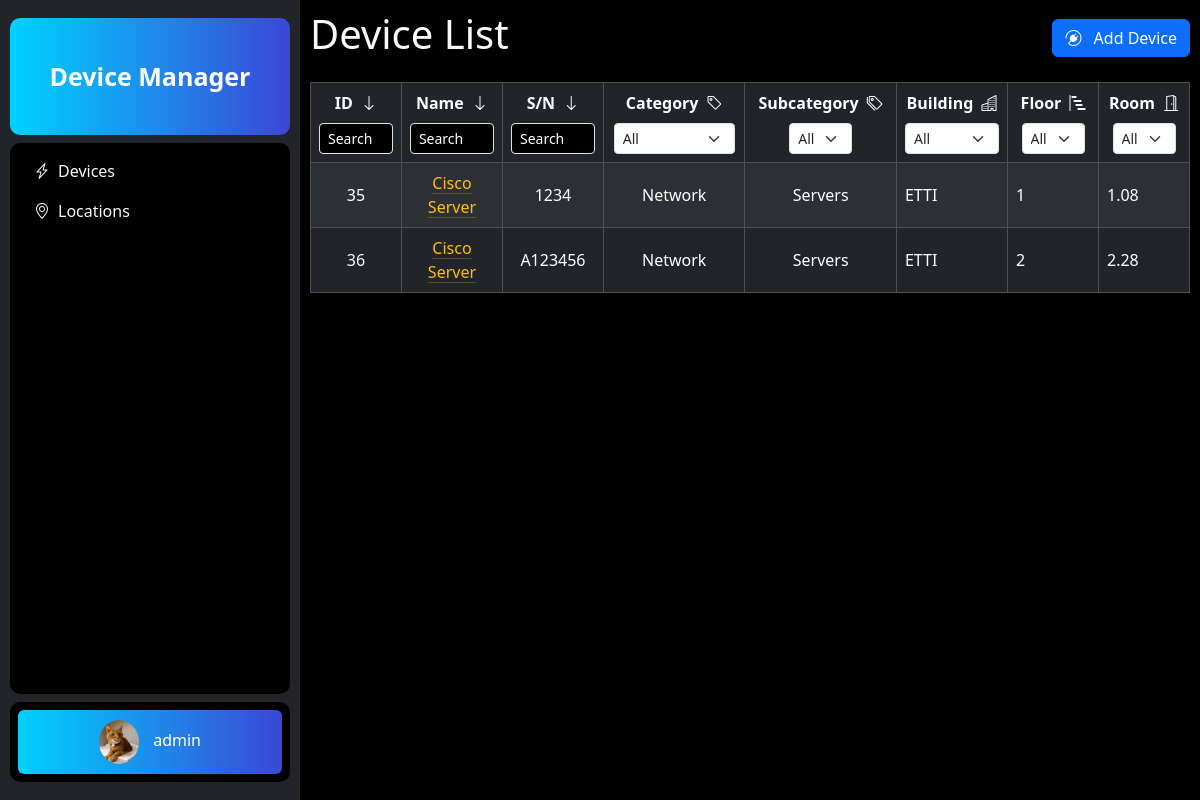
The app's page /devices/ (signed in) with its own data.
### devices/models.py (models this page shows, shortened)
class Device(models.Model):
    name = models.CharField(max_length=255)
    description = models.CharField(max_length=255)
    serial_number = models.CharField(max_length=50,unique=True)
    category = models.ForeignKey(Category,on_delete=models.CASCADE)  # Choices: laptop, pc, router, server
    subcategory = models.ForeignKey(Subcategory,on_delete=models.CASCADE)
    is_qrcode_applied = models.BooleanField(default=False)
    qrcode_url = models.CharField(max_length=255,blank=True, null=True)
    building = models.ForeignKey(Building, on_delete=models.CASCADE)
    floor = models.ForeignKey(Floor, on_delete=models.CASCADE)
    room = models.ForeignKey(Room, on_delete=models.CASCADE)
    created_at = models.DateTimeField(default=datetime.datetime.now)
    updated_at = models.DateTimeField(default=datetime.datetime.now)

class Category(models.Model):
    name = models.CharField(max_length=50)

class Subcategory(models.Model):
    name = models.CharField(max_length=100)
    category = models.ForeignKey(Category, on_delete=models.CASCADE)

class Building(models.Model):
    name = models.CharField(max_length=100, unique=True)
    address = models.TextField()
    acronym = models.CharField(max_length=10, unique=True)
    class Meta:
        ordering = ['id']

class Floor(models.Model):
    building = models.ForeignKey(Building, on_delete=models.CASCADE)
    name = models.CharField(max_length=5)
    class Meta:
        ordering = ['id']

class Room(models.Model):
    building = models.ForeignKey(Building, on_delete=models.CASCADE)
    floor = models.ForeignKey(Floor, on_delete=models.CASCADE)
    name = models.CharField(max_length=5)  # Assuming a room number can be up to 5 characters
    class Meta:
        ordering = ['id']

### devices/views.py (the view, shortened to what this page needs)
# urls.py: path('devices/', DeviceListView.as_view(), name='device_list'),
class DeviceListView(BaseContextMixin,LoginRequiredMixin,View):
    login_url = 'login'
    def get(self, request, category=None, subcategory=None, building=None, floor=None, room=None):
        devices = Device.objects.all()
        selected_category = selected_subcategory = selected_building = selected_floor = selected_room = ""
        if category:
            selected_category_object = get_object_or_404(Category, name=category)
            selected_category = selected_category_object.name
            if subcategory:
                selected_subcategory = get_object_or_404(Subcategory, name=subcategory, category=selected_category_object.id).name
        context = self.get_base_context()
        context.update({
            'devices': devices,
            'selected_category': selected_category,
            'selected_subcategory': selected_subcategory,
            'selected_building': selected_building,
            'selected_floor': selected_floor,
            'selected_room': selected_room,
        })
        return render(request, 'devices/device_list.html', context)

### devices/views.py (called while the page is built)
    def get_base_context(self):
        buildings = Building.objects.all()
        floors = Floor.objects.all()
        rooms = Room.objects.all()
        categories = Category.objects.all()
        subcategories = Subcategory.objects.all()
        return {
            'buildings': buildings,
            'floors': floors,
            'rooms': rooms,
            'categories': categories,
            'subcategories': subcategories,
        }

### devices/templates/devices/device_list.html (shortened to what this page needs)
{% extends 'devices/home.html' %}
{% block content %}
<div class="scrollable-container" style="min-height: 100vh; background-color: black; overflow-y: auto; padding: 10px;">
    <div class="d-flex justify-content-between align-items-center mb-3">
        <h1 class="text-light">Device List</h1>
        <button type="button" class="btn btn-primary" data-bs-toggle="modal" data-bs-target="#addDeviceModal">
           <i class="bi bi-plugin me-2"></i> Add Device
        </button>
    </div>
<div class="table-responsive">
<table class="table table-striped table-bordered  table-dark table-hover align-middle " id="deviceTable">
    <thead>
        <tr >
            <th onclick="sortColumn(0)" class="tableIDCol">
                <div class="d-flex flex-column align-items-center">
                    <div>
                        <span>ID</span>
                        <span class="ms-1">
                            <i class="bi bi-arrow-down"></i>
                        </span>
                    </div>
                    <div class="mt-2">
                        <div class="input-group">
                            <input id="deviceID" type="text" class="form-control form-control-sm tableInput" placeholder="Search"  onclick="preventSorting(event)" />
                        </div>
                    </div>
                </div>
            </th>
            <th onclick="sortColumn(1)" class="tableNameCol">
                <div class="d-flex flex-column align-items-center">
                    <div>
                        <span>Name</span>
                        <span class="ms-1">
                            <i class="bi bi-arrow-down"></i>
                        </span>
                    </div>
                    <div class="mt-2">
                        <div class="input-group">
                            <input id="deviceName" type="text" class="form-control form-control-sm tableInput" placeholder="Search"  onclick="preventSorting(event)" />
                        </div>
                    </div>
                </div>
            </th>
            <th onclick="sortColumn(2)" class="tableSNCol">
                <div class="d-flex flex-column align-items-center">
                    <div>
                        <span>S/N</span>
                        <span class="ms-1">
                            <i class="bi bi-arrow-down"></i>
                        </span>
                    </div>
                    <div class="mt-2">
                        <div class="input-group">
                            <input id="deviceSN" type="text" class="form-control form-control-sm tableInput" placeholder="Search" onclick="preventSorting(event)" />
                        </div>
                    </div>
                </div>
            </th>
            <th data-sort-method="none" class="tableCategoryCol">
                <div class="d-flex flex-column align-items-center">
                    <div>
                        <span>Category</span>
                        <span class="ms-1">
                            <i class="bi bi-tag"></i>
                        </span>
                    </div>
                    <div class="mt-2">
                        <select id="deviceCategory" class="form-select form-select-sm">
                            <option value="" {% if not selected_category %}selected{% endif %}>All</option>
                        </select>
                    </div>
                </div>
            </th>
            <th data-sort-method="none" class="tableSubcategoryCol">
                <div class="d-flex flex-column align-items-center">
                    <div>
                        <span>Subcategory</span>
                        <span class="ms-1">
                            <i class="bi bi-tags"></i>
                        </span>
                    </div>
                    <div class="mt-2">
                    <select id="deviceSubcategory" class="form-select form-select-sm">
                        <option value="" selected>All</option>
                    </select>
                </div>
            </th>
            <th data-sort-method="none" class="tableBuildingCol">
                <div class="d-flex flex-column align-items-center">
                    <div>
                        <span>Building</span>
                        <span class="ms-1">
                            <i class="bi bi-buildings"></i>
                        </span>
                    </div>
                    <div class="mt-2">
                    <select id="deviceBuilding" class="form-select form-select-sm">
                        <option value="" {% if not selected_building %}selected{% endif %}>All</option>
                    </select>
                </div>
            </th>
            <th data-sort-method="none" class="tableFloorCol">
                <div class="d-flex flex-column align-items-center">
                    <div>
                        <span>Floor</span>
                        <span class="ms-1">
                            <i class="bi bi-bar-chart-steps"></i>
                        </span>
                    </div>
                    <div class="mt-2">
                    <select id="deviceFloor" class="form-select form-select-sm">
                        <option value="" selected>All</option>
                    </select>
                </div>
            </th>
            <th data-sort-method="none" class="tableRoomCol">
                <div class="d-flex flex-column align-items-center">
                    <div>
                        <span>Room</span>
                        <span class="ms-1">
                            <i class="bi bi-door-open"></i>
                        </span>
                    </div>
                    <div class="mt-2">
                    <select id="deviceRoom" class="form-select form-select-sm">
                        <option value="" selected>All</option>
                    </select>
                </div>
            </th>
        </tr>
    </thead>
    <tbody>
        {% for device in devices %}
            <tr >
                <td class="tableIDCol align-middle text-center">{{ device.id }}</td>
                <td class="tableNameCol align-middle text-center"><a href="{% url 'device_detail' device.id %}" class="link-warning link-offset-2 link-underline-opacity-25 link-underline-opacity-100-hover">{{ device.name }}</a></td>
                <td class="tableSNCol align-middle text-center">{{ device.serial_number }}</td>
                <td class="tableCategoryCol align-middle text-center">{{ device.category.name}}</td>
                <td class="tableSubcategoryCol align-middle text-center">{{ device.subcategory.name}}</td>
                <td>{{ device.building.acronym}}</td>
                <td>{{ device.floor.name}}</td>
                <td>{{ device.room.name}}</td>
            </tr>
        {% endfor %}
    </tbody>
</table>
</div>
</div>
</div>
{% endblock %}

### devices/templates/devices/home.html (shortened to what this page needs)
<!DOCTYPE html>
<html lang="en">
<head>
    <link rel="stylesheet" type="text/css" href="https://cdn.jsdelivr.net/npm/toastify-js/src/toastify.min.css">
    <link href="https://cdn.jsdelivr.net/npm/bootstrap@5.3.2/dist/css/bootstrap.min.css" rel="stylesheet">
	<link rel="stylesheet" href="https://cdn.jsdelivr.net/npm/bootstrap-icons@1.11.2/font/bootstrap-icons.min.css">
	{% load static %}
</head>
<body class="d-flex">
  <div class="container-fluid">
    <div class="row">
	<div class="col-md-3 bg-dark text-light vh-100 d-none d-md-flex flex-column sidebar">
		<div id="sidebarLogo" class="d-flex justify-content-center align-items-center p-2 mt-2 mb-2" style="height: 15%;  border-radius: 10px; overflow: hidden;">
      <a href="{% url 'homepage' %}" style="text-decoration: none;">
        <div  style="color: #fff; font-size: 25px; font-weight: bold; animation: pulse 2s infinite; text-align: center; padding: 0 20px 0 20px;">
        Device Manager
        </div>
      </a>
		</div>
		<div class="d-flex flex-grow-1 flex-shrink-1 p-2" style="overflow-y: auto; background-color: black; border-radius: 10px;">
			<ul class="list-group bg-transparent border-0">
				<li class="list-group-item bg-transparent border-0">
					<a href="#devices" class="text-light text-decoration-none hover-red" data-bs-toggle="collapse" >
						<i class="bi bi-lightning-charge me-2"></i>Devices
					</a>
				</li>
				<li class="list-group-item bg-transparent border-0">
					<a href="#locations" class="text-light text-decoration-none hover-red" data-bs-toggle="collapse">
						<i class="bi bi-geo-alt me-2"></i>Locations
					</a>
				</li>
			</ul>
		</div>
		<div class="d-flex justify-content-center align-items-center p-2 mt-2 mb-2" style=" background-color: black; border-radius: 10px;">
		<div class="dropup-center" style="width: 100%; padding: 0px 0px;">
			<div class="dropdown w-100">
				<button class="btn text-white w-100" type="button" id="userProfileButton" data-bs-toggle="offcanvas" data-bs-target="#profileOffcanvas" aria-controls="profileOffcanvas">
				  <img src="{% static 'devices/cat.png' %}" alt="Profile" style="max-width: 40px; border-radius: 50%; margin-right: 10px;">
				  <span class="text-white"> {{user.username}}</span>
				</button>
			</div>
		</div>
		</div>
	</div>
	<div class="col-md-9 display-area p-0">
	    {% block content %}{% endblock %}
	</div>
  </div>
</body>
</html>

### devices/templates/devices/home.html (style rules this page uses)
body { height: 100vh; display: flex; flex-direction: column; margin: 0; padding: 0; overflow-y: hidden; }
.sidebar { background-color: #343a40; color: #ffffff; padding: 10px; }
.display-area { min-height: 90vh; max-height: 90vh; overflow-y: auto; background-color: black; }
@media (min-width: 768px) and (min-height:600px) { .sidebar { flex: 0 0 25%; } }
@media (min-width: 768px) and (min-height:600px) { .display-area { flex: 0 0 75%; max-height: 100vh; } }
#userProfileButton { background: linear-gradient(to right, #00d2ff, #3a47d5); border: none; padding: 10px 0; }
#sidebarLogo { background: linear-gradient(to right, #00d2ff, #3a47d5); }

### devices/templates/devices/device_list.html (style rules this page uses)
.tableIDCol, .tableFloorCol, .tableRoomCol { min-width:90px; max-width:90px; }
.tableNameCol, .tableSNCol { min-width:90px; max-width:100px; text-wrap:wrap; word-wrap: break-word; overflow-wrap: break-word; }
.tableCategoryCol { min-width: 140px; max-width: 140px; }
.tableSubcategoryCol { min-width: 150px; max-width: 150px; }
.tableBuildingCol { min-width: 109px; max-width: 110px; }
.tableInput { background-color: black; color:white; }
.tableInput::placeholder { color:white; }

### records on screen
Device: id "35", name "Cisco Server", serial_number "1234", category.name "Network", subcategory.name "Servers", building.acronym "ETTI", floor.name "1", room.name "1.08"
Device: id "36", name "Cisco Server", serial_number "A123456", category.name "Network", subcategory.name "Servers", building.acronym "ETTI", floor.name "2", room.name "2.28"

### other values on screen
{{ user.username }} "admin"
